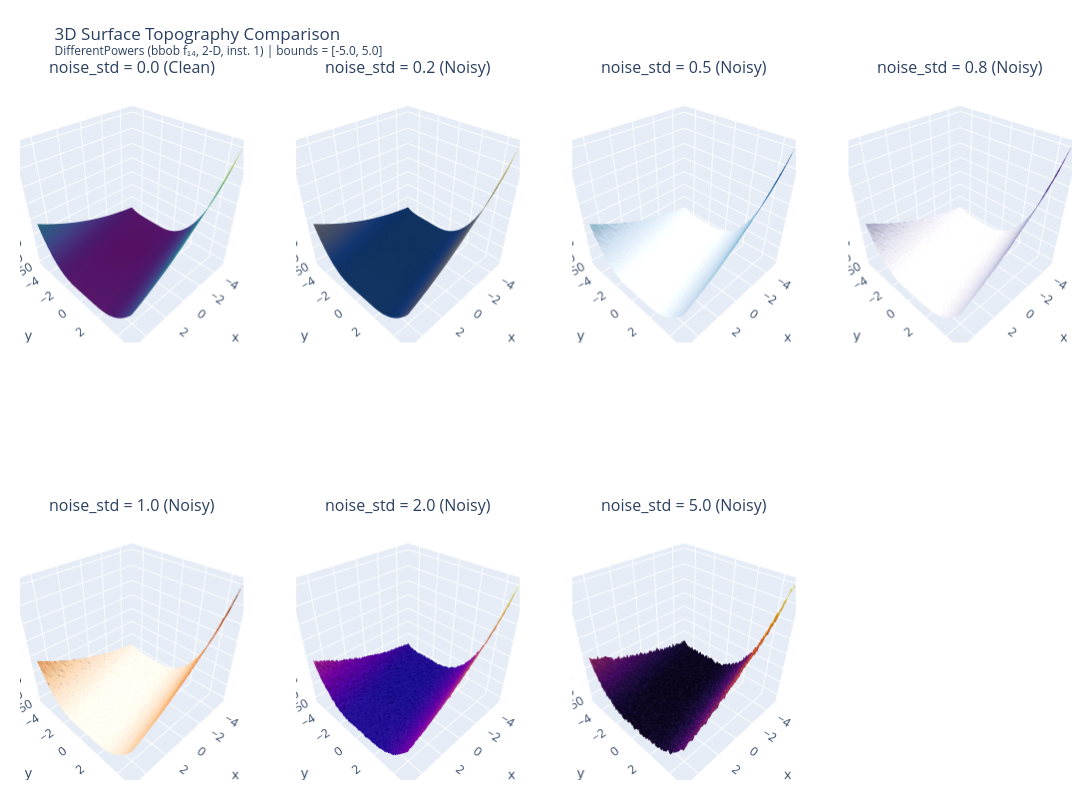

Notebook cell for this chart:
### Code cell
all_stds = [0.0, 0.2, 0.5, 0.8, 1.0, 2.0, 5.0]

fig_3d_titles = [f"noise_std = {std} ({'Clean' if std==0.0 else 'Noisy'})" for std in all_stds]
fig_3d = make_subplots(
    rows=2, cols=4,
    specs=[[{'type': 'surface'} for _ in range(4)] for _ in range(2)],
    subplot_titles=fig_3d_titles
)

coords_3d = [(1, 1), (1, 2), (1, 3), (1, 4), (2, 1), (2, 2), (2, 3)]
colorscales_3d = ['Viridis', 'Cividis', 'Blues', 'Purples', 'Oranges', 'Plasma', 'Inferno']

for std, (r, c), cscale in zip(all_stds, coords_3d, colorscales_3d):
    # Plot original surface for 3D topology without log10 scaling
    fig_3d.add_trace(
        go.Surface(
            x=X, y=Y, 
            z=landscapes[std], 
            colorscale=cscale, 
            showscale=False
        ),
        row=r, col=c
    )

fig_3d.update_layout(
    title_text=f"3D Surface Topography Comparison<br><sup>{problem.full_meta_str} | bounds = [{problem.lower_bound}, {problem.upper_bound}]</sup>",
    height=800,
    width=1200,
    margin=dict(l=20, r=20, t=80, b=20)
)

### Figure 1 — Plotly figure (JSON) as saved in the notebook; plotly's stock layout.template omitted (floating-point values rounded to 4 significant figures; data arrays with more than 128 entries replaced by an {"elided": "..."} marker saying what was removed)
{"data": [{"colorscale": [[0, "#440154"], [0.1111, "#482878"], [0.2222, "#3e4989"], [0.3333, "#31688e"], [0.4444, "#26828e"], [0.5556, "#1f9e89"], [0.6667, "#35b779"], [0.7778, "#6ece58"], [0.8889, "#b5de2b"], [1, "#fde725"]], "scene": "scene", "showscale": false, "type": "surface", "x": {"elided": "100x100 float values"}, "y": {"elided": "100x100 float values"}, "z": {"elided": "100x100 float values"}}, {"colorscale": [[0, "#00224e"], [0.1111, "#123570"], [0.2222, "#3b496c"], [0.3333, "#575d6d"], [0.4444, "#707173"], [0.5556, "#8a8678"], [0.6667, "#a59c74"], [0.7778, "#c3b369"], [0.8889, "#e1cc55"], [1, "#fee838"]], "scene": "scene2", "showscale": false, "type": "surface", "x": {"elided": "100x100 float values"}, "y": {"elided": "100x100 float values"}, "z": {"elided": "100x100 float values"}}, {"colorscale": [[0, "rgb(247,251,255)"], [0.125, "rgb(222,235,247)"], [0.25, "rgb(198,219,239)"], [0.375, "rgb(158,202,225)"], [0.5, "rgb(107,174,214)"], [0.625, "rgb(66,146,198)"], [0.75, "rgb(33,113,181)"], [0.875, "rgb(8,81,156)"], [1, "rgb(8,48,107)"]], "scene": "scene3", "showscale": false, "type": "surface", "x": {"elided": "100x100 float values"}, "y": {"elided": "100x100 float values"}, "z": {"elided": "100x100 float values"}}, {"colorscale": [[0, "rgb(252,251,253)"], [0.125, "rgb(239,237,245)"], [0.25, "rgb(218,218,235)"], [0.375, "rgb(188,189,220)"], [0.5, "rgb(158,154,200)"], [0.625, "rgb(128,125,186)"], [0.75, "rgb(106,81,163)"], [0.875, "rgb(84,39,143)"], [1, "rgb(63,0,125)"]], "scene": "scene4", "showscale": false, "type": "surface", "x": {"elided": "100x100 float values"}, "y": {"elided": "100x100 float values"}, "z": {"elided": "100x100 float values"}}, {"colorscale": [[0, "rgb(255,245,235)"], [0.125, "rgb(254,230,206)"], [0.25, "rgb(253,208,162)"], [0.375, "rgb(253,174,107)"], [0.5, "rgb(253,141,60)"], [0.625, "rgb(241,105,19)"], [0.75, "rgb(217,72,1)"], [0.875, "rgb(166,54,3)"], [1, "rgb(127,39,4)"]], "scene": "scene5", "showscale": false, "type": "surface", "x": {"elided": "100x100 float values"}, "y": {"elided": "100x100 float values"}, "z": {"elided": "100x100 float values"}}, {"colorscale": [[0, "#0d0887"], [0.1111, "#46039f"], [0.2222, "#7201a8"], [0.3333, "#9c179e"], [0.4444, "#bd3786"], [0.5556, "#d8576b"], [0.6667, "#ed7953"], [0.7778, "#fb9f3a"], [0.8889, "#fdca26"], [1, "#f0f921"]], "scene": "scene6", "showscale": false, "type": "surface", "x": {"elided": "100x100 float values"}, "y": {"elided": "100x100 float values"}, "z": {"elided": "100x100 float values"}}, {"colorscale": [[0, "#000004"], [0.1111, "#1b0c41"], [0.2222, "#4a0c6b"], [0.3333, "#781c6d"], [0.4444, "#a52c60"], [0.5556, "#cf4446"], [0.6667, "#ed6925"], [0.7778, "#fb9b06"], [0.8889, "#f7d13d"], [1, "#fcffa4"]], "scene": "scene7", "showscale": false, "type": "surface", "x": {"elided": "100x100 float values"}, "y": {"elided": "100x100 float values"}, "z": {"elided": "100x100 float values"}}], "layout": {"annotations": [{"font": {"size": 16}, "showarrow": false, "text": "noise_std = 0.0 (Clean)", "x": 0.1062, "xanchor": "center", "xref": "paper", "y": 1, "yanchor": "bottom", "yref": "paper"}, {"font": {"size": 16}, "showarrow": false, "text": "noise_std = 0.2 (Noisy)", "x": 0.3688, "xanchor": "center", "xref": "paper", "y": 1, "yanchor": "bottom", "yref": "paper"}, {"font": {"size": 16}, "showarrow": false, "text": "noise_std = 0.5 (Noisy)", "x": 0.6313, "xanchor": "center", "xref": "paper", "y": 1, "yanchor": "bottom", "yref": "paper"}, {"font": {"size": 16}, "showarrow": false, "text": "noise_std = 0.8 (Noisy)", "x": 0.8938, "xanchor": "center", "xref": "paper", "y": 1, "yanchor": "bottom", "yref": "paper"}, {"font": {"size": 16}, "showarrow": false, "text": "noise_std = 1.0 (Noisy)", "x": 0.1062, "xanchor": "center", "xref": "paper", "y": 0.375, "yanchor": "bottom", "yref": "paper"}, {"font": {"size": 16}, "showarrow": false, "text": "noise_std = 2.0 (Noisy)", "x": 0.3688, "xanchor": "center", "xref": "paper", "y": 0.375, "yanchor": "bottom", "yref": "paper"}, {"font": {"size": 16}, "showarrow": false, "text": "noise_std = 5.0 (Noisy)", "x": 0.6313, "xanchor": "center", "xref": "paper", "y": 0.375, "yanchor": "bottom", "yref": "paper"}], "height": 800, "margin": {"b": 20, "l": 20, "r": 20, "t": 80}, "scene": {"domain": {"x": [0, 0.2125], "y": [0.625, 1]}}, "scene2": {"domain": {"x": [0.2625, 0.475], "y": [0.625, 1]}}, "scene3": {"domain": {"x": [0.525, 0.7375], "y": [0.625, 1]}}, "scene4": {"domain": {"x": [0.7875, 1], "y": [0.625, 1]}}, "scene5": {"domain": {"x": [0, 0.2125], "y": [0, 0.375]}}, "scene6": {"domain": {"x": [0.2625, 0.475], "y": [0, 0.375]}}, "scene7": {"domain": {"x": [0.525, 0.7375], "y": [0, 0.375]}}, "scene8": {"domain": {"x": [0.7875, 1], "y": [0, 0.375]}}, "title": {"text": "3D Surface Topography Comparison<br><sup>DifferentPowers (bbob f₁₄, 2-D, inst. 1) | bounds = [-5.0, 5.0]</sup>"}, "width": 1200}}
